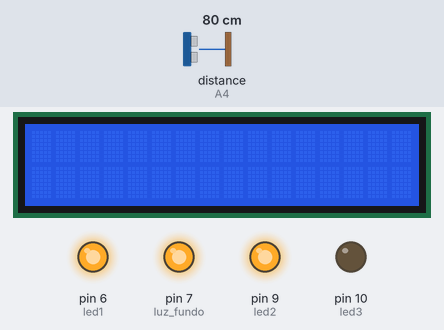
The sketch below on a simulated Arduino Uno, built with avr-gcc and run on an emulated ATmega328P. On the bench: 16×2 character LCD, output pins drawn as LEDs (lit = HIGH). Inputs (shaded band) come from the test bench; at power-on: distance to the obstacle (sensor on A4) 80 cm. The echo pulse lasts 58.3 µs per cm; what the sketch prints to the serial monitor is not drawn.

Above: at 1.2 s.
1.3 s: distance to the obstacle (sensor on A4) set to 6 cm
4.3 s: distance to the obstacle (sensor on A4) set to 3 cm
13.3 s: distance to the obstacle (sensor on A4) set to 9 cm
At 16.2 s:
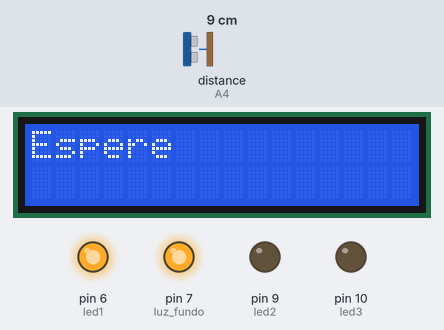
16.3 s: distance to the obstacle (sensor on A4) set to 4 cm
At 32.6 s:
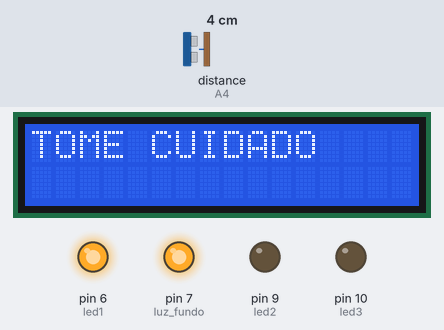
Timing chart, 0 to 33.6 s (numbered marks = the images above; inputs shaded):
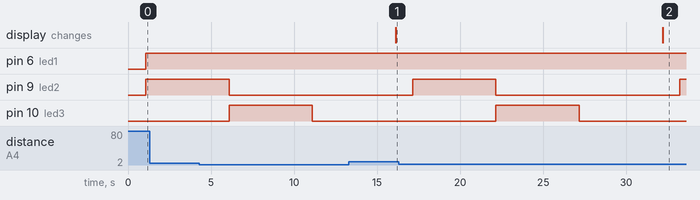

Measured:
- after the input at 1.3 s, every drawn part: stays the same
- after the input at 13.3 s, the display: changes after 2.8 s (image 1)
- after the input at 16.3 s, the display: changes after 15.9 s (image 2)

The sketch:

Semaforo_com_display.ino
```cpp
#include <LiquidCrystal.h>
#include <Ultrasonic.h>
#define luz_fundo 7

int led1 = 6; //Azul
int led2 = 9;
int led3 = 10; //Vermelho
/*
 * Pass as a parameter the trigger and echo pin, respectively,
 * or only the signal pin (for sensors 3 pins), like:
 * Ultrasonic ultrasonic(13);
 */
Ultrasonic ultrasonic(A5, A4);
int distance;
LiquidCrystal lcd(12,11,5,4,3,2);
#define COMMON_ANODE
void setup() {
  lcd.begin(16,2);
  pinMode(luz_fundo,OUTPUT);
  pinMode(led1, OUTPUT);
  pinMode(led2, OUTPUT);
  pinMode(led3, OUTPUT);
  digitalWrite(luz_fundo,HIGH);
  Serial.begin(9600);
}

void loop() {
  // Pass INC as a parameter to get the distance in inches
  distance = ultrasonic.read();
  unsigned long tempo =0;
  Serial.print("Distance in CM: ");
  Serial.println(distance);
  delay(1000);

  setColor(255, 0, 0); //Vermelho
   lcd.clear();
   lcd.setCursor(0,0);

  lcd.print("Pare");
  tempo = millis();
  do{
    distance = ultrasonic.read();
    Serial.print("Distance in CM: ");
    Serial.println(distance);

    if(distance< 5){
      lcd.clear();
      lcd.setCursor(0,0);
      lcd.print("SE AFASTE");
   }
   else{
     lcd.clear();
    lcd.setCursor(0,0);

    lcd.print("Pare");
   }
  }while((millis()-tempo)<5000);

   //INTERVALO DE 1 SEGUNDO
  setColor(0, 255, 0); //PARÂMETROS PARA PRODUZIR A COR VERDE
  lcd.clear();
  lcd.setCursor(0,0);
  lcd.print("Prossiga");
  tempo = millis();
  do{
    distance = ultrasonic.read();
    Serial.print("Distance in CM: ");
    Serial.println(distance);

    if(distance< 5){
      lcd.clear();
      lcd.setCursor(0,0);
      lcd.print("Adeus");
   }
   else{
     lcd.clear();
    lcd.setCursor(0,0);

    lcd.print("Prossiga");
   }
  }while((millis()-tempo)<5000);

  setColor(255, 255, 0); //PARÂMETROS PARA PRODUZIR A COR AMARELA
  lcd.clear();
  lcd.setCursor(0,0);
  lcd.print("Espere");
   tempo = millis();
  do{
    distance = ultrasonic.read();
    Serial.print("Distance in CM: ");
    Serial.println(distance);

    if(distance< 5){
      lcd.clear();
      lcd.setCursor(0,0);
      lcd.print("TOME CUIDADO");
   }
   else{
     lcd.clear();
    lcd.setCursor(0,0);

    lcd.print("Espere");
   }
  }while((millis()-tempo)<5000);

}

void setColor(int vermelho, int verde, int azul){

 #ifdef COMMON_ANODE
    vermelho = 255 - vermelho; //VARIÁVEL RECEBE O RESULTADO DA OPERAÇÃO '255 MENOS O PARÂMETRO (vermelho) INFORMADO' NA CHAMADA DA FUNÇÃO
    verde = 255 - verde; //VARIÁVEL RECEBE O RESULTADO DA OPERAÇÃO '255 MENOS O PARÂMETRO (verde) INFORMADO' NA CHAMADA DA FUNÇÃO
    azul = 255 - azul; //VARIÁVEL RECEBE O RESULTADO DA OPERAÇÃO '255 MENOS O PARÂMETRO (azul) INFORMADO' NA CHAMADA DA FUNÇÃO
  #endif
  analogWrite(led3, vermelho); //DEFINE O BRILHO DO LED DE ACORDO COM O VALOR INFORMADO PELA VARIÁVEL 'vermelho'
  analogWrite(led2, verde); //DEFINE O BRILHO DO LED DE ACORDO COM O VALOR INFORMADO PELA VARIÁVEL 'verde'
  analogWrite(led1, azul); //DEFINE O BRILHO DO LED DE ACORDO COM O VALOR INFORMADO PELA VARIÁVEL 'azul'
}
```
